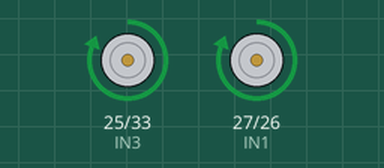
Recording of a sketch running on a simulated ESP32. Shown: motor-driver pin pairs drawn as motors (green arrow = first pin HIGH = forward, orange = second pin HIGH = backward, longer = more drive). What the sketch prints to the serial monitor is not drawn.

Above: at 3.0 s.
At 9.7 s:
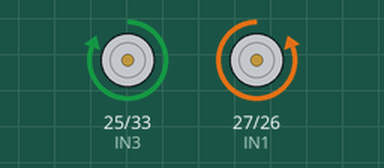
At 17.5 s:
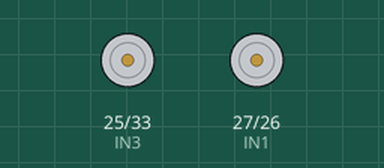
At 22.7 s:
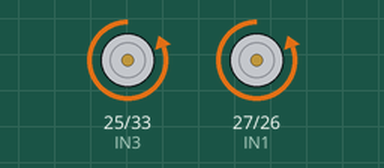
Timing chart, 0 to 24.4 s (numbered marks = the images above):
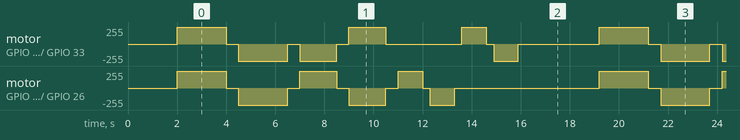

Measured:
- by itself, motor on GPIO 25 (IN3) / GPIO 33 (IN4): repeats every 17.2 s: stopped 0.50 s, backward 255/255 2.0 s, stopped 0.50 s, backward 255/255 1.5 s, stopped 0.50 s, forward 255/255 1.5 s, stopped 3.1 s, forward 255/255 1.0 s, stopped 0.30 s, backward 255/255 1.0 s, stopped 3.3 s, forward 255/255 2.0 s
- by itself, motor on GPIO 27 (IN1) / GPIO 26 (IN2): repeats every 17.2 s: stopped 0.50 s, backward 255/255 2.0 s, stopped 0.50 s, forward 255/255 1.5 s, stopped 0.50 s, backward 255/255 1.5 s, stopped 0.50 s, forward 255/255 1.0 s, stopped 0.30 s, backward 255/255 1.0 s, stopped 5.9 s, forward 255/255 2.0 s

The sketch:

Ev.ino
```cpp
//  PRUEBA DE MOTORES - ESP32 + Puente H L298N
//  Motor A: IN1 -> D27 | IN2 -> D26
//  Motor B: IN3 -> D25 | IN4 -> D33

// --- Pines Motor A ---
// modificar segun conexión con ESP32
#define IN1 27
#define IN2 26

// --- Pines Motor B ---
// modificar segun conexión con ESP32
#define IN3 25
#define IN4 33

// --- Velocidad PWM (0-255) ---
#define VELOCIDAD 200

//  Funciones Motor A
void motorA_adelante() {
  digitalWrite(IN1, HIGH);
  digitalWrite(IN2, LOW);
}

void motorA_atras() {
  digitalWrite(IN1, LOW);
  digitalWrite(IN2, HIGH);
}

void motorA_stop() {
  digitalWrite(IN1, LOW);
  digitalWrite(IN2, LOW);
}

//  Funciones Motor B
void motorB_adelante() {
  digitalWrite(IN3, HIGH);
  digitalWrite(IN4, LOW);
}

void motorB_atras() {
  digitalWrite(IN3, LOW);
  digitalWrite(IN4, HIGH);
}

void motorB_stop() {
  digitalWrite(IN3, LOW);
  digitalWrite(IN4, LOW);
}

//  Funciones combinadas
void ambos_adelante() {
  motorA_adelante();
  motorB_adelante();
}

void ambos_atras() {
  motorA_atras();
  motorB_atras();
}

void ambos_stop() {
  motorA_stop();
  motorB_stop();
}

void girar_derecha() {
  motorA_adelante();
  motorB_atras();
}

void girar_izquierda() {
  motorA_atras();
  motorB_adelante();
}


void setup() {
  Serial.begin(115200);

  // Configurar pines como salida
  pinMode(IN1, OUTPUT);
  pinMode(IN2, OUTPUT);
  pinMode(IN3, OUTPUT);
  pinMode(IN4, OUTPUT);

  // Asegurarse de que los motores empiecen detenidos
  ambos_stop();

  Serial.println("=== PRUEBA DE MOTORES ESP32 + L298N ===");
  Serial.println("Iniciando secuencia de prueba...");
  delay(2000);
}


void loop() {
// Demostración automatica, el carrito hará todo autónomo al arrancar
  // --- 1. Ambos motores ADELANTE ---
  ambos_adelante();
  delay(2000);

  // --- STOP ---
  ambos_stop();
  delay(500);

  // --- 2. Ambos motores ATRÁS ---
  ambos_atras();
  delay(2000);

  // --- STOP ---
  ambos_stop();
  delay(500);

  // --- 3. GIRAR A LA DERECHA ---
  girar_derecha();
  delay(1500);

  // --- STOP ---
  ambos_stop();
  delay(500);

  // --- 4. GIRAR A LA IZQUIERDA ---
  girar_izquierda();
  delay(1500);

  // --- STOP ---
  ambos_stop();
  delay(500);

  // --- 5. Prueba Motor A solo ---
  motorA_adelante();
  delay(1000);
  motorA_stop();
  delay(300);

  motorA_atras();
  delay(1000);
  motorA_stop();
  delay(300);

  // --- 6. Prueba Motor B solo ---
  motorB_adelante();
  delay(1000);
  motorB_stop();
  delay(300);

  motorB_atras();
  delay(1000);
  motorB_stop();
  delay(300);

  // --- Pausa antes de repetir ---
  delay(3000);
}
```
